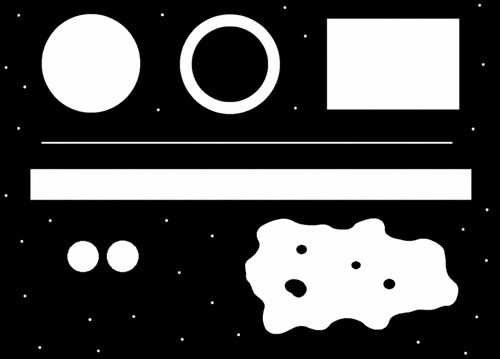
#> input picture goruntu_on_isleme_filtreleme/images/morfoloji.jpg, 500 x 359 px
$ python erosion_dilation.py
#> lines starting #> are read from the running program, lines starting #| are printed output that depends on the picture; after the words box and inside, x2 and y2 are one past the last pixel; in counts of white or black regions, pixels touching at a corner belong together
import cv2

gray = cv2.imread("images/morfoloji.jpg", cv2.IMREAD_GRAYSCALE)
#> gray is the input picture: shape (359, 500); min 0, max 255, mean 79.9

_, binary = cv2.threshold(gray, 127, 255, cv2.THRESH_BINARY)
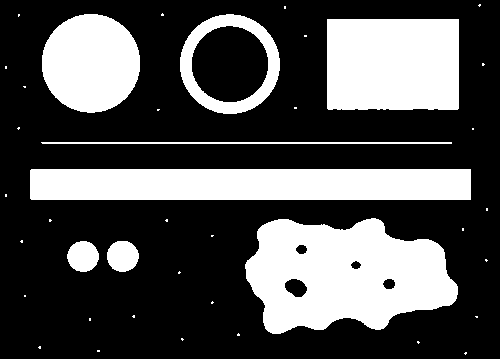
#> binary: shape (359, 500); 31.5% white; 40 white regions (32 under 20 px), largest, box (x1, y1, x2, y2) and area: (245, 218, 458, 334) 17480, (30, 169, 471, 200) 13669, (327, 19, 459, 110) 11968

# Kernel oluştur
# MORPH_RECT: dikdörtgen kernel, boyu 5x5
kernel = cv2.getStructuringElement(cv2.MORPH_RECT, (5, 5))

# erosion
# iterarions: erezyon işlemi 1 kere uygulanır
eroded = cv2.erode(binary, kernel, iterations=1)
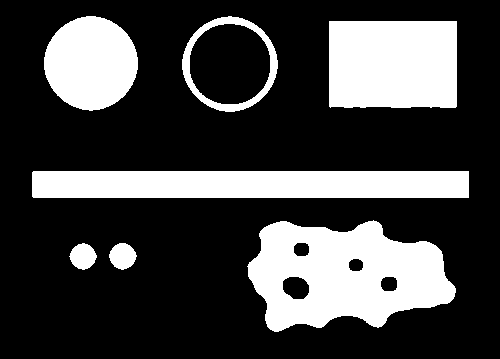
#> eroded: shape (359, 500); 26.9% white; 7 white regions, largest, box (x1, y1, x2, y2) and area: (247, 220, 456, 332) 15579, (32, 171, 469, 198) 11797, (329, 21, 457, 108) 11062
eroded2 = cv2.erode(binary, kernel, iterations=2)
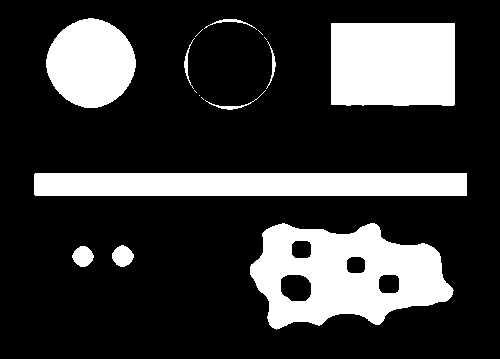
#> eroded2: shape (359, 500); 22.9% white; 16 white regions (6 under 20 px), largest, box (x1, y1, x2, y2) and area: (250, 223, 454, 330) 13595, (331, 23, 455, 106) 10203, (34, 173, 467, 196) 9957

# dilation
dilated = cv2.dilate(binary, kernel, iterations=1)
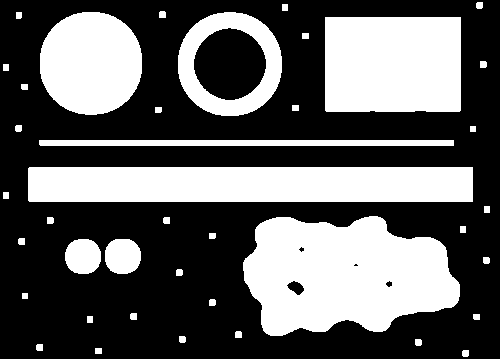
#> dilated: shape (359, 500); 37.2% white; 40 white regions, largest, box (x1, y1, x2, y2) and area: (243, 216, 460, 336) 19274, (28, 167, 473, 202) 15573, (325, 17, 461, 112) 12902
dilated2 = cv2.dilate(binary, kernel, iterations=2)
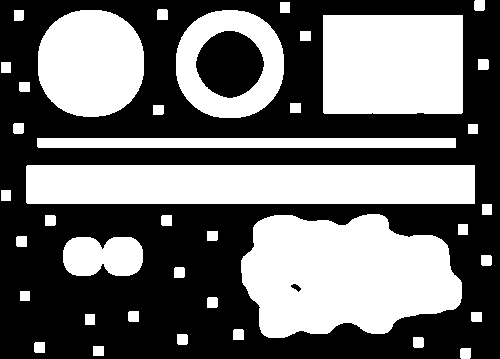
#> dilated2: shape (359, 500); 43.5% white; 39 white regions, largest, box (x1, y1, x2, y2) and area: (241, 214, 462, 338) 20913, (26, 165, 475, 204) 17509, (323, 15, 463, 114) 13850

# sonuçları göster
cv2.imshow("binary", binary)
cv2.imshow("eroded", eroded)
cv2.imshow("eroded2", eroded2)
cv2.imshow("dilated", dilated)
cv2.imshow("dilated2", dilated2)

cv2.waitKey(0)
cv2.destroyAllWindows()
